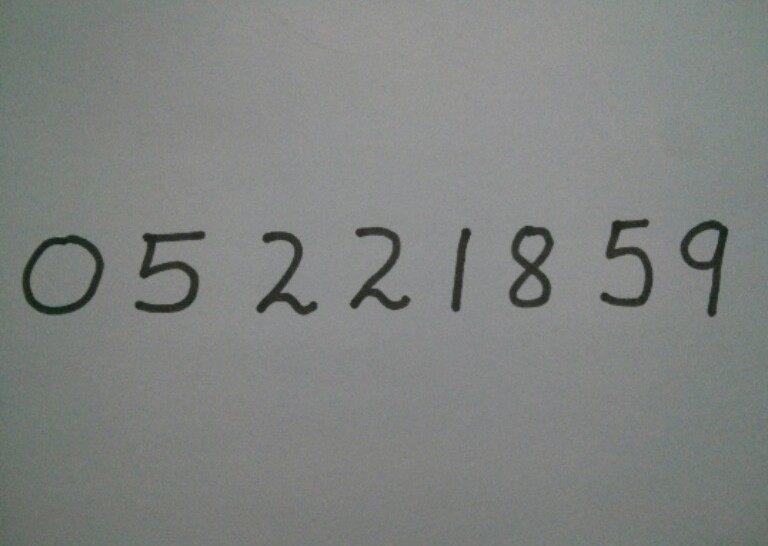
#> input picture images/digit.jpg, 768 x 546 px
$ jupyter execute --allow-errors 'Predict .ipynb'   (shell and % lines are left out)   (older library calls are emulated)
#> lines starting #> are read from the running program, lines starting #| are printed output that depends on the picture; after the words box and inside, x2 and y2 are one past the last pixel; in counts of white or black regions, pixels touching at a corner belong together
[cell 1]
# import packages
import numpy as np
import cv2
import imutils
import matplotlib.pyplot as plt
import seaborn as sns

from keras.models import load_model
sns.set(style='white', context='notebook', palette='deep')

#> (a cell that did not finish here is left out)

[cell 3]
im = cv2.imread('images/digit.jpg')
#> im is the input picture: shape (546, 768, 3); mean B, G, R 128.4, 130.8, 127.7
im_g = cv2.cvtColor(im, cv2.COLOR_BGR2GRAY)
plt.imshow(im_g)

[cell 4]
# add padding
image = cv2.copyMakeBorder(im_g, 0,0,1,1,cv2.BORDER_CONSTANT)

[cell 5]
im_gray = cv2.GaussianBlur(image, (5,5), 0)
ret, im_th = cv2.threshold(im_gray, 90, 255, cv2.THRESH_BINARY_INV)
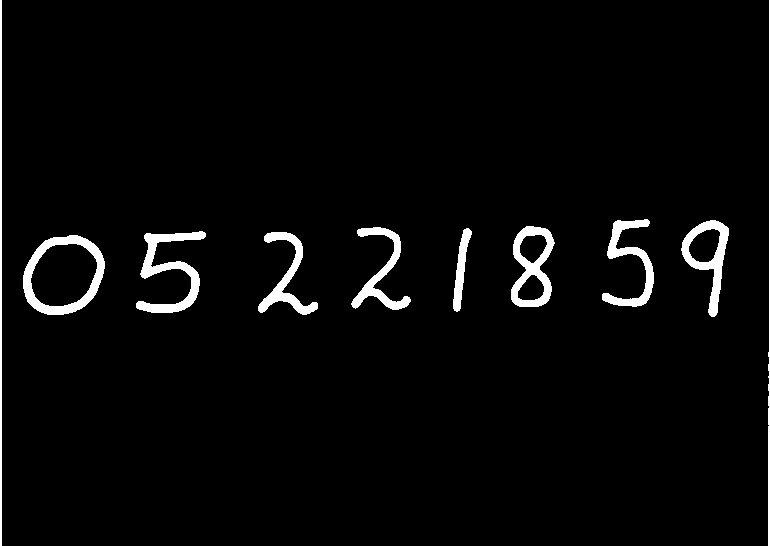
#> im_th: shape (546, 770); 3.2% white; 10 white regions

[cell 6]
# find contours in the image
cnts= cv2.findContours(im_th.copy(), cv2.RETR_EXTERNAL, cv2.CHAIN_APPROX_SIMPLE)
#> cnts = 10 contours; largest, box (x1, y1, x2, y2) and area: (23, 235, 105, 315) 4998, (511, 226, 555, 307) 2497, (681, 220, 729, 317) 2122, (136, 231, 206, 313) 1674, (602, 219, 654, 307) 1276
cnts = cnts[0] if imutils.is_cv2() else cnts[1]

# get rectangles contains each contour
rects = [cv2.boundingRect(ctr) for ctr in cnts]
#> rects = [(23, 235, 82, 80), (258, 232, 60, 83), (136, 231, 70, 82), (453, 228, 19, 84), (351, 227, 60, 83), (511, 226, 44, 81), (681, 220, 48, 97), (602, 219, 52, 88), (768, 0, 2, 546), (0, 0, 2, 546)]
